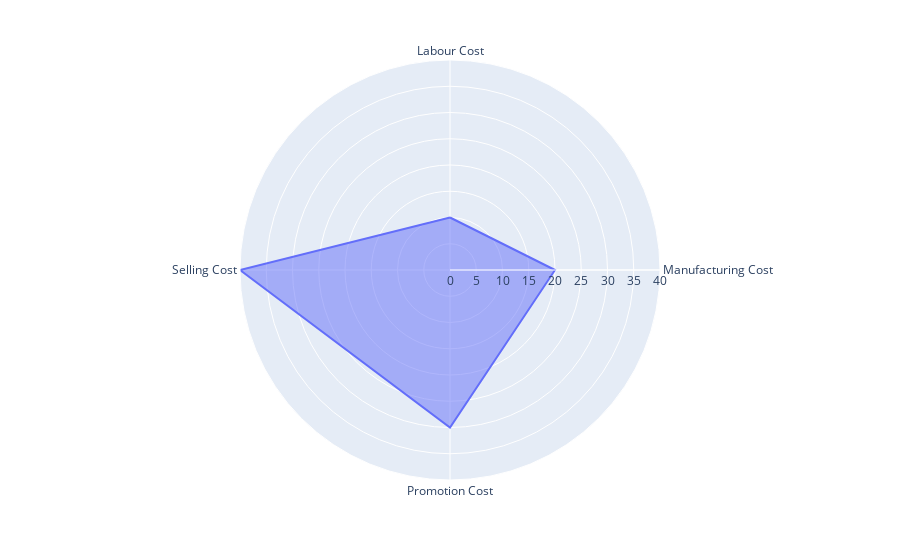

The cell this chart's notebook holds for it:
### Markdown cell above
## Radar Plot using Python

### Code cell
import plotly.express as px
import pandas as pd
data = pd.DataFrame(dict(keys=[10, 20, 30, 40],
                         values=['Labour Cost', 'Manufacturing Cost', 'Promotion Cost', 'Selling Cost']))
figure = px.line_polar(data, r='keys', theta='values', line_close=True)
figure.update_traces(fill='toself')
figure.show()

### Figure 1 — Plotly figure (JSON) as saved in the notebook; plotly's stock layout.template omitted (floating-point values rounded to 4 significant figures)
{"data": [{"fill": "toself", "hovertemplate": "keys=%{r}<br>values=%{theta}<extra></extra>", "legendgroup": "", "line": {"color": "#636efa", "dash": "solid"}, "marker": {"symbol": "circle"}, "mode": "lines", "name": "", "r": [10, 20, 30, 40, 10], "showlegend": false, "subplot": "polar", "theta": ["Labour Cost", "Manufacturing Cost", "Promotion Cost", "Selling Cost", "Labour Cost"], "type": "scatterpolar"}], "layout": {"legend": {"tracegroupgap": 0}, "margin": {"t": 60}, "polar": {"angularaxis": {"direction": "clockwise", "rotation": 90}, "domain": {"x": [0, 1], "y": [0, 1]}}}}
